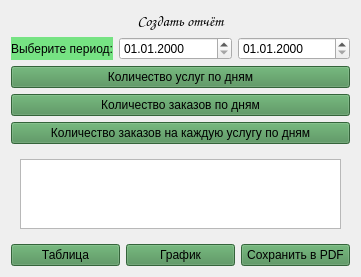
        <widget class="QWidget" name="page_4_for_admin">
         <layout class="QVBoxLayout" name="verticalLayout_9">
          <item>
           <widget class="QLabel" name="label_10">
            <property name="font">
             <font>
              <family>Comic Sans MS</family>
              <pointsize>11</pointsize>
              <weight>50</weight>
              <italic>false</italic>
              <bold>false</bold>
             </font>
            </property>
            <property name="styleSheet">
             <string notr="true">font: 11pt &quot;Comic Sans MS&quot;;</string>
            </property>
            <property name="text">
             <string>Создать отчёт</string>
            </property>
            <property name="alignment">
             <set>Qt::AlignCenter</set>
            </property>
           </widget>
          </item>
          <item>
           <layout class="QHBoxLayout" name="horizontalLayout_15" stretch="1,2,2">
            <item>
             <widget class="QLabel" name="label_12">
              <property name="styleSheet">
               <string notr="true">background-color: rgb(118, 227, 131);
font: 9pt &quot;Comic Sans MS&quot;;</string>
              </property>
              <property name="text">
               <string>Выберите период:</string>
              </property>
             </widget>
            </item>
            <item>
             <widget class="QDateTimeEdit" name="date_start">
              <property name="maximumDate">
               <date>
                <year>9999</year>
                <month>12</month>
                <day>30</day>
               </date>
              </property>
              <property name="displayFormat">
               <string>dd.MM.yyyy</string>
              </property>
             </widget>
            </item>
            <item>
             <widget class="QDateTimeEdit" name="date_end">
              <property name="displayFormat">
               <string>dd.MM.yyyy</string>
              </property>
             </widget>
            </item>
           </layout>
          </item>
          <item>
           <widget class="QPushButton" name="btn_count_serv">
            <property name="styleSheet">
             <string notr="true">background-color: rgb(73, 140, 81);
font: 9pt &quot;Comic Sans MS&quot;;</string>
            </property>
            <property name="text">
             <string>Количество услуг по дням</string>
            </property>
           </widget>
          </item>
          <item>
           <widget class="QPushButton" name="btn_count_order">
            <property name="styleSheet">
             <string notr="true">background-color: rgb(73, 140, 81);
font: 9pt &quot;Comic Sans MS&quot;;</string>
            </property>
            <property name="text">
             <string>Количество заказов по дням</string>
            </property>
           </widget>
          </item>
          <item>
           <widget class="QPushButton" name="btn_count_order_serv">
            <property name="styleSheet">
             <string notr="true">background-color: rgb(73, 140, 81);
font: 9pt &quot;Comic Sans MS&quot;;</string>
            </property>
            <property name="text">
             <string>Количество заказов на каждую услугу по дням</string>
            </property>
           </widget>
          </item>
          <item>
           <widget class="QStackedWidget" name="stackedWidget_report">
            <property name="currentIndex">
             <number>0</number>
            </property>
            <widget class="QWidget" name="page_1_table">
             <layout class="QHBoxLayout" name="horizontalLayout_16">
              <item>
               <layout class="QVBoxLayout" name="verticalLayout_11">
                <item>
                 <widget class="QTableWidget" name="table_graf">
                  <property name="sizeAdjustPolicy">
                   <enum>QAbstractScrollArea::AdjustToContents</enum>
                  </property>
                  <attribute name="horizontalHeaderStretchLastSection">
                   <bool>true</bool>
                  </attribute>
                 </widget>
                </item>
               </layout>
              </item>
             </layout>
            </widget>
            <widget class="QWidget" name="page_2_graf">
             <layout class="QVBoxLayout" name="verticalLayout_13">
              <item>
               <layout class="QVBoxLayout" name="verticalLayout_12">
                <item>
                 <widget class="QLabel" name="label_13">
                  <property name="text">
                   <string>тут должен быть график (можно сделать через matplotlib)</string>
                  </property>
                 </widget>
                </item>
               </layout>
              </item>
             </layout>
            </widget>
           </widget>
          </item>
          <item>
           <layout class="QHBoxLayout" name="horizontalLayout_14" stretch="1,1,1">
            <item>
             <widget class="QPushButton" name="btn_table">
              <property name="styleSheet">
               <string notr="true">background-color: rgb(73, 140, 81);
font: 9pt &quot;Comic Sans MS&quot;;</string>
              </property>
              <property name="text">
               <string>Таблица</string>
              </property>
             </widget>
            </item>
            <item>
             <widget class="QPushButton" name="btn_graf">
              <property name="styleSheet">
               <string notr="true">background-color: rgb(73, 140, 81);
font: 9pt &quot;Comic Sans MS&quot;;</string>
              </property>
              <property name="text">
               <string>График</string>
              </property>
             </widget>
            </item>
            <item>
             <widget class="QPushButton" name="btn_pdf">
              <property name="styleSheet">
               <string notr="true">background-color: rgb(73, 140, 81);
font: 9pt &quot;Comic Sans MS&quot;;</string>
              </property>
              <property name="text">
               <string>Сохранить в PDF</string>
              </property>
             </widget>
            </item>
           </layout>
          </item>
         </layout>
        </widget>
